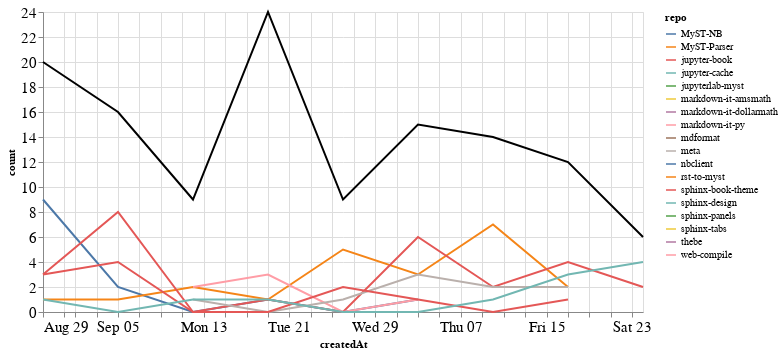

Notebook cell for this chart:
### Markdown cell above
### Comments

### Code cell
comments_time = comments.groupby('repo').resample('W', on='createdAt').count()['author'].reset_index()
comments_time = comments_time.rename(columns={'author': 'count'})
comments_time_total = comments_time.groupby('createdAt').agg({"count": "sum"}).reset_index()
ch1 = alt.Chart(comments_time, width=600).mark_line().encode(
    x='createdAt',
    y='count',
    color='repo',
    tooltip="repo"
)

ch2 = alt.Chart(comments_time_total, width=600).mark_line(color="black").encode(
    x='createdAt',
    y='count',
)

ch1 + ch2

### Figure 1 — Vega-Lite specification as saved in the notebook (floating-point values rounded to 4 significant figures)
{"config": {"axisLeft": {"labelFontSize": 15}, "axisBottom": {"labelFontSize": 15}}, "layer": [{"data": {"name": "data-79a5c47e1f15bca72993f696545039ba"}, "mark": "line", "encoding": {"color": {"type": "nominal", "field": "repo"}, "tooltip": {"type": "nominal", "field": "repo"}, "x": {"type": "temporal", "field": "createdAt"}, "y": {"type": "quantitative", "field": "count"}}, "width": 600}, {"data": {"name": "data-813c7009c1e6ce41cc2c371d2c48cadb"}, "mark": {"type": "line", "color": "black"}, "encoding": {"x": {"type": "temporal", "field": "createdAt"}, "y": {"type": "quantitative", "field": "count"}}, "width": 600}], "$schema": "https://vega.github.io/schema/vega-lite/v4.8.1.json", "datasets": {"data-79a5c47e1f15bca72993f696545039ba": [{"repo": "MyST-NB", "createdAt": "2021-08-29T00:00:00", "count": 9}, {"repo": "MyST-NB", "createdAt": "2021-09-05T00:00:00", "count": 2}, {"repo": "MyST-NB", "createdAt": "2021-09-12T00:00:00", "count": 0}, {"repo": "MyST-NB", "createdAt": "2021-09-19T00:00:00", "count": 1}, {"repo": "MyST-NB", "createdAt": "2021-09-26T00:00:00", "count": 0}, {"repo": "MyST-NB", "createdAt": "2021-10-03T00:00:00", "count": 1}, {"repo": "MyST-Parser", "createdAt": "2021-08-29T00:00:00", "count": 1}, {"repo": "MyST-Parser", "createdAt": "2021-09-05T00:00:00", "count": 1}, {"repo": "MyST-Parser", "createdAt": "2021-09-12T00:00:00", "count": 2}, {"repo": "MyST-Parser", "createdAt": "2021-09-19T00:00:00", "count": 1}, {"repo": "MyST-Parser", "createdAt": "2021-09-26T00:00:00", "count": 5}, {"repo": "MyST-Parser", "createdAt": "2021-10-03T00:00:00", "count": 3}, {"repo": "MyST-Parser", "createdAt": "2021-10-10T00:00:00", "count": 7}, {"repo": "MyST-Parser", "createdAt": "2021-10-17T00:00:00", "count": 2}, {"repo": "jupyter-book", "createdAt": "2021-08-29T00:00:00", "count": 3}, {"repo": "jupyter-book", "createdAt": "2021-09-05T00:00:00", "count": 8}, {"repo": "jupyter-book", "createdAt": "2021-09-12T00:00:00", "count": 0}, {"repo": "jupyter-book", "createdAt": "2021-09-19T00:00:00", "count": 1}, {"repo": "jupyter-book", "createdAt": "2021-09-26T00:00:00", "count": 0}, {"repo": "jupyter-book", "createdAt": "2021-10-03T00:00:00", "count": 6}, {"repo": "jupyter-book", "createdAt": "2021-10-10T00:00:00", "count": 2}, {"repo": "jupyter-book", "createdAt": "2021-10-17T00:00:00", "count": 4}, {"repo": "jupyter-book", "createdAt": "2021-10-24T00:00:00", "count": 2}, {"repo": "jupyter-cache", "createdAt": "2021-08-29T00:00:00", "count": 1}, {"repo": "jupyterlab-myst", "createdAt": "2021-09-19T00:00:00", "count": 7}, {"repo": "markdown-it-amsmath", "createdAt": "2021-09-12T00:00:00", "count": 1}, {"repo": "markdown-it-dollarmath", "createdAt": "2021-09-12T00:00:00", "count": 1}, {"repo": "markdown-it-py", "createdAt": "2021-09-12T00:00:00", "count": 2}, {"repo": "markdown-it-py", "createdAt": "2021-09-19T00:00:00", "count": 3}, {"repo": "markdown-it-py", "createdAt": "2021-09-26T00:00:00", "count": 0}, {"repo": "markdown-it-py", "createdAt": "2021-10-03T00:00:00", "count": 1}, {"repo": "mdformat", "createdAt": "2021-09-05T00:00:00", "count": 1}, {"repo": "meta", "createdAt": "2021-09-12T00:00:00", "count": 1}, {"repo": "meta", "createdAt": "2021-09-19T00:00:00", "count": 0}, {"repo": "meta", "createdAt": "2021-09-26T00:00:00", "count": 1}, {"repo": "meta", "createdAt": "2021-10-03T00:00:00", "count": 3}, {"repo": "meta", "createdAt": "2021-10-10T00:00:00", "count": 2}, {"repo": "meta", "createdAt": "2021-10-17T00:00:00", "count": 2}, {"repo": "nbclient", "createdAt": "2021-09-19T00:00:00", "count": 7}, {"repo": "rst-to-myst", "createdAt": "2021-09-19T00:00:00", "count": 3}, {"repo": "sphinx-book-theme", "createdAt": "2021-08-29T00:00:00", "count": 3}, {"repo": "sphinx-book-theme", "createdAt": "2021-09-05T00:00:00", "count": 4}, {"repo": "sphinx-book-theme", "createdAt": "2021-09-12T00:00:00", "count": 0}, {"repo": "sphinx-book-theme", "createdAt": "2021-09-19T00:00:00", "count": 0}, {"repo": "sphinx-book-theme", "createdAt": "2021-09-26T00:00:00", "count": 2}, {"repo": "sphinx-book-theme", "createdAt": "2021-10-03T00:00:00", "count": 1}, {"repo": "sphinx-book-theme", "createdAt": "2021-10-10T00:00:00", "count": 0}, {"repo": "sphinx-book-theme", "createdAt": "2021-10-17T00:00:00", "count": 1}, {"repo": "sphinx-design", "createdAt": "2021-08-29T00:00:00", "count": 1}, {"repo": "sphinx-design", "createdAt": "2021-09-05T00:00:00", "count": 0}, {"repo": "sphinx-design", "createdAt": "2021-09-12T00:00:00", "count": 1}, {"repo": "sphinx-design", "createdAt": "2021-09-19T00:00:00", "count": 1}, {"repo": "sphinx-design", "createdAt": "2021-09-26T00:00:00", "count": 0}, {"repo": "sphinx-design", "createdAt": "2021-10-03T00:00:00", "count": 0}, {"repo": "sphinx-design", "createdAt": "2021-10-10T00:00:00", "count": 1}, {"repo": "sphinx-design", "createdAt": "2021-10-17T00:00:00", "count": 3}, {"repo": "sphinx-design", "createdAt": "2021-10-24T00:00:00", "count": 4}, {"repo": "sphinx-panels", "createdAt": "2021-08-29T00:00:00", "count": 2}, {"repo": "sphinx-tabs", "createdAt": "2021-09-12T00:00:00", "count": 1}, {"repo": "thebe", "createdAt": "2021-10-10T00:00:00", "count": 2}, {"repo": "web-compile", "createdAt": "2021-09-26T00:00:00", "count": 1}], "data-813c7009c1e6ce41cc2c371d2c48cadb": [{"createdAt": "2021-08-29T00:00:00", "count": 20}, {"createdAt": "2021-09-05T00:00:00", "count": 16}, {"createdAt": "2021-09-12T00:00:00", "count": 9}, {"createdAt": "2021-09-19T00:00:00", "count": 24}, {"createdAt": "2021-09-26T00:00:00", "count": 9}, {"createdAt": "2021-10-03T00:00:00", "count": 15}, {"createdAt": "2021-10-10T00:00:00", "count": 14}, {"createdAt": "2021-10-17T00:00:00", "count": 12}, {"createdAt": "2021-10-24T00:00:00", "count": 6}]}}
